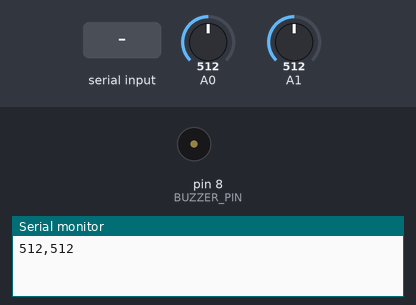
This sketch was run on a simulated Arduino Uno, built with avr-gcc and run on an emulated ATmega328P. Shown: buzzer (waves = sounding, pin HIGH), the last lines printed to the serial monitor. Inputs (shaded band) come from the test bench; at power-on: A0 = 512, A1 = 512.

Above: at 1.2 s.
1.3 s: "A" received over Serial
At 1.8 s:
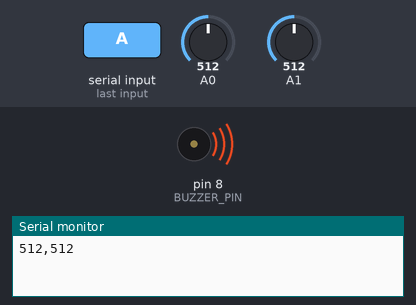
2.8 s: "S" received over Serial
At 4.2 s:
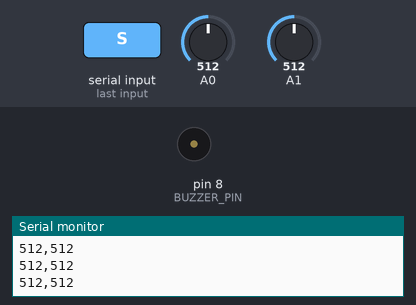
Timing chart, 0 to 5.8 s (numbered marks = the images above; inputs shaded):
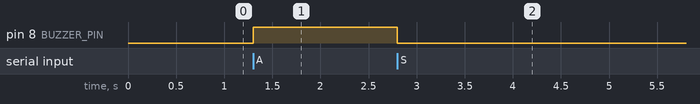

Measured:
- after the input at 1.3 s, pin 8 (BUZZER_PIN): LOW → HIGH at once
- after the input at 2.8 s, pin 8 (BUZZER_PIN): HIGH → LOW at once

The sketch:

sensor_node.ino
```cpp
// FireWatch - Day 6/7 sensor + alarm sketch (plan.md sections 5.2, 8)
//
// Streams MQ-2 (A0) and MQ-135 (A1) raw ADC readings once per second as a
// continuous "mq2,mq135\n" CSV line, consumed by edge/sensors.py and
// eval/calibrate_mq.py. No temp/humidity fields: DHT22 was cut (Phase 0g).
//
// Phase 7 addition — single-byte alarm command (plan.md Day 6 bytes):
//   'A' -> buzzer (D8) HIGH    'S' -> buzzer (D8) LOW
// Anything else is ignored. Deliberately no acknowledgment and no other
// commands: the alarm write from edge/main.py is fire-and-forget, and any
// reply here would interleave with the CSV stream and complicate parsing.
//
// Timing uses millis(), not delay(1000): with delay(), an alarm byte could
// sit unread for up to a second — real latency in the local alarm path
// (info.md 4.3's <=3s hazard-to-buzzer target). The CSV cadence is still
// 1 Hz; only the waiting mechanism changed.

const int BUZZER_PIN = 8;                       // plan.md 5.2: active buzzer on D8
const unsigned long SAMPLE_INTERVAL_MS = 1000;  // 1 Hz, same as the Day 6 sketch

unsigned long lastSampleMs = 0;

void setup() {
  Serial.begin(9600);
  pinMode(BUZZER_PIN, OUTPUT);
  digitalWrite(BUZZER_PIN, LOW);  // boot silent — alarm state is host-driven only
}

void loop() {
  // Non-blocking command check every pass (~thousands/sec between samples).
  if (Serial.available() > 0) {
    int cmd = Serial.read();
    if (cmd == 'A') {
      digitalWrite(BUZZER_PIN, HIGH);
    } else if (cmd == 'S') {
      digitalWrite(BUZZER_PIN, LOW);
    }
  }

  unsigned long now = millis();
  if (now - lastSampleMs >= SAMPLE_INTERVAL_MS) {
    lastSampleMs = now;
    int mq2 = analogRead(A0);
    int mq135 = analogRead(A1);

    Serial.print(mq2);
    Serial.print(",");
    Serial.println(mq135);
  }
}
```
